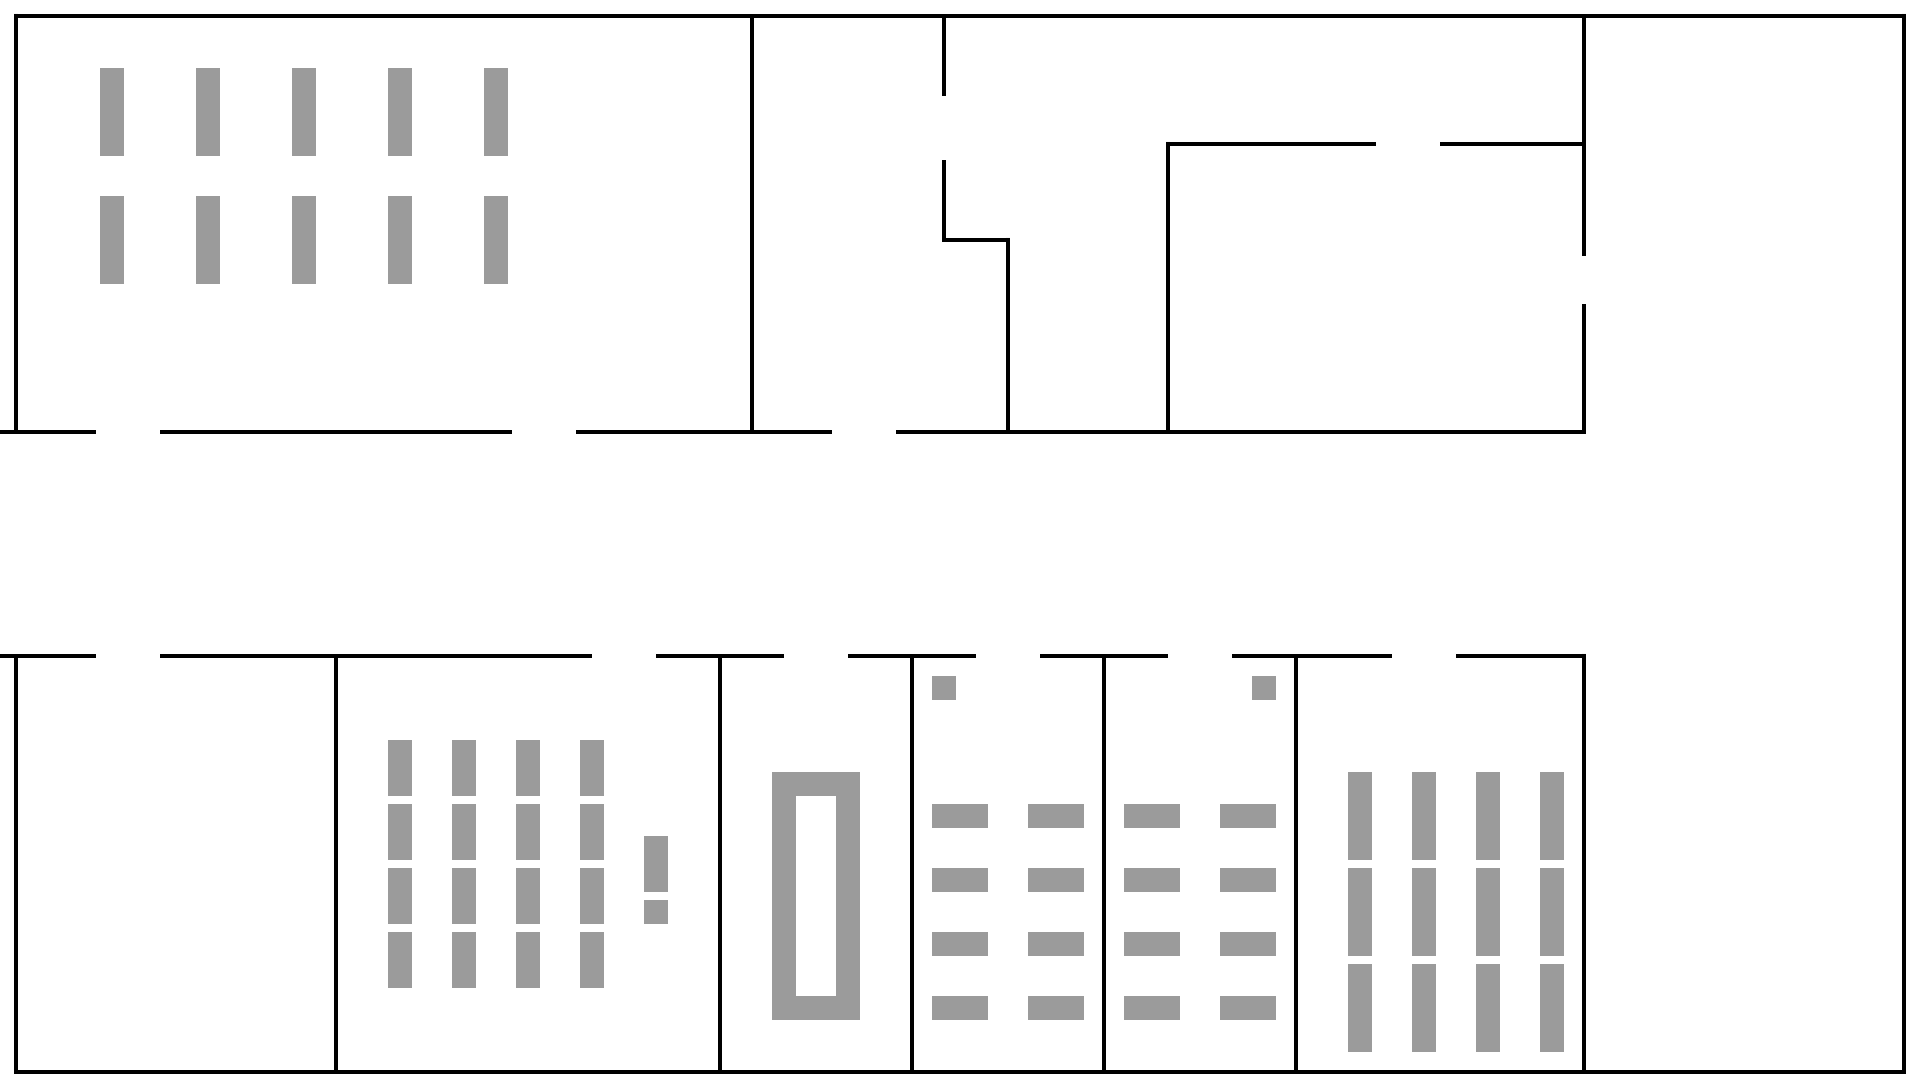

Tiled map render using the project's own tile images. Description and the map definition, with tile-layer contents summarised, below:
An orthogonal 60x34 tile map with 32x32 px tiles, 3 tile layers (floor, tables, walls) and 331 objects (35x dude, 20x door, 7x sign, 2x fire).

<map version="1.2" tiledversion="1.3.1" orientation="orthogonal" renderorder="right-down" compressionlevel="0" width="60" height="34" tilewidth="32" tileheight="32" infinite="0" nextlayerid="14" nextobjectid="448">
 <editorsettings>
  <export target="../maps/polysnack-experimental-real-2.json" format="json" />
 </editorsettings>
 <tileset firstgid="1" name="minimal-tileset" tilewidth="32" tileheight="32" tilecount="99" columns="9">
  <image source="../maps/minimal-tileset.png" width="288" height="352" />
 </tileset>
 <layer id="1" name="floor" width="60" height="34">
  <data>[2040 cells, 2040 non-empty, 1 distinct tile ids]</data>
 </layer>
 <layer id="12" name="tables" width="60" height="34">
  <data>[2040 cells, 153 non-empty, 11 distinct tile ids]</data>
 </layer>
 <layer id="2" name="walls" width="60" height="34">
  <data>[2040 cells, 389 non-empty, 12 distinct tile ids]</data>
 </layer>
 <objectgroup id="3" name="navmesh" visible="0">
  <object id="1" x="1816" y="440" width="80" height="208" />
  <object id="2" x="104" y="424" width="48" height="16" />
  <object id="4" x="520" y="424" width="48" height="16" />
  <object id="5" x="24" y="752" width="304" height="312" />
  <object id="6" x="344" y="992" width="368" height="72" />
  <object id="7" x="728" y="768" width="40" height="256" />
  <object id="8" x="992" y="752" width="32" height="176" />
  <object id="11" x="104" y="648" width="48" height="16" />
  <object id="12" x="600" y="648" width="48" height="16" />
  <object id="13" x="792" y="648" width="48" height="16" />
  <object id="14" x="984" y="648" width="48" height="16" />
  <object id="15" x="1176" y="648" width="48" height="16" />
  <object id="16" x="1400" y="648" width="48" height="16" />
  <object id="17" x="1592" y="648" width="304" height="416" />
  <object id="18" x="1592" y="24" width="304" height="238" />
  <object id="19" x="1576" y="262" width="16" height="35" />
  <object id="20" x="952" y="24" width="120" height="80" />
  <object id="21" x="1432" y="24" width="144" height="112" />
  <object id="22" x="1176" y="152" width="400" height="272" />
  <object id="23" x="1384" y="136" width="48" height="16" />
  <object id="24" x="760" y="24" width="176" height="400" />
  <object id="25" x="936" y="104" width="16" height="48" />
  <object id="26" x="952" y="104" width="120" height="128" />
  <object id="27" x="1016" y="232" width="144" height="192" />
  <object id="28" x="936" y="248" width="64" height="176" />
  <object id="29" x="840" y="424" width="48" height="16" />
  <object id="30" x="1816" y="262" width="80" height="41" />
  <object id="31" x="1816" y="303" width="80" height="137" />
  <object id="32" x="1592" y="297" width="112" height="143" />
  <object id="33" x="1704" y="303" width="112" height="137" />
  <object id="34" x="1704" y="440" width="112" height="208" />
  <object id="35" x="1592" y="440" width="112" height="208" />
  <object id="36" x="1704" y="262" width="112" height="41" />
  <object id="37" x="1592" y="262" width="112" height="35" />
  <object id="38" x="1448" y="440" width="144" height="208" />
  <object id="39" x="1400" y="440" width="48" height="208" />
  <object id="40" x="1224" y="440" width="176" height="208" />
  <object id="41" x="1176" y="440" width="48" height="208" />
  <object id="42" x="1032" y="440" width="144" height="208" />
  <object id="43" x="984" y="440" width="48" height="208" />
  <object id="44" x="888" y="440" width="96" height="208" />
  <object id="45" x="840" y="440" width="48" height="208" />
  <object id="46" x="792" y="440" width="48" height="208" />
  <object id="47" x="648" y="440" width="144" height="208" />
  <object id="48" x="600" y="440" width="48" height="208" />
  <object id="49" x="520" y="440" width="48" height="208" />
  <object id="50" x="144" y="440" width="376" height="208" />
  <object id="51" x="0" y="440" width="112" height="208" />
  <object id="52" x="1120" y="24" width="32" height="80" />
  <object id="53" x="1192" y="24" width="192" height="112" />
  <object id="54" x="1384" y="24" width="48" height="112" />
  <object id="55" x="344" y="664" width="120" height="72" />
  <object id="56" x="608" y="664" width="32" height="72" />
  <object id="57" x="640" y="664" width="72" height="72" />
  <object id="58" x="24" y="664" width="88" height="88" />
  <object id="59" x="112" y="664" width="32" height="88" />
  <object id="60" x="144" y="664" width="184" height="88" />
  <object id="61" x="728" y="664" width="72" height="104" />
  <object id="62" x="800" y="664" width="32" height="104" />
  <object id="63" x="832" y="664" width="72" height="104" />
  <object id="64" x="960" y="664" width="32" height="88" />
  <object id="65" x="992" y="664" width="32" height="88" />
  <object id="66" x="1024" y="664" width="72" height="88" />
  <object id="70" x="1304" y="664" width="104" height="104" />
  <object id="71" x="1408" y="664" width="32" height="104" />
  <object id="72" x="1440" y="664" width="136" height="104" />
  <object id="73" x="24" y="352" width="88" height="72" />
  <object id="74" x="112" y="352" width="32" height="72" />
  <object id="75" x="144" y="352" width="80" height="72" />
  <object id="76" x="528" y="352" width="32" height="72" />
  <object id="77" x="560" y="352" width="184" height="72" />
  <object id="78" x="112" y="440" width="32" height="208" />
  <object id="79" x="1072" y="24" width="48" height="80" />
  <object id="80" x="1072" y="104" width="48" height="128" />
  <object id="81" x="1120" y="136" width="40" height="96" />
  <object id="82" x="1152" y="24" width="40" height="80" />
  <object id="83" x="1120" y="104" width="72" height="32" />
  <object id="208" x="568" y="440" width="32" height="208" />
  <object id="234" x="464" y="664" width="144" height="72" />
  <object id="235" x="344" y="736" width="40" height="256" />
  <object id="236" x="416" y="736" width="32" height="256" />
  <object id="237" x="480" y="736" width="32" height="256" />
  <object id="238" x="544" y="736" width="32" height="256" />
  <object id="239" x="608" y="736" width="104" height="96" />
  <object id="240" x="672" y="832" width="40" height="96" />
  <object id="241" x="608" y="832" width="32" height="96" />
  <object id="242" x="608" y="928" width="104" height="64" />
  <object id="245" x="864" y="768" width="40" height="256" />
  <object id="246" x="768" y="1024" width="96" height="40" />
  <object id="250" x="728" y="1024" width="40" height="40" />
  <object id="251" x="864" y="1024" width="40" height="40" />
  <object id="256" x="920" y="752" width="72" height="48" />
  <object id="257" x="1024" y="752" width="72" height="48" />
  <object id="258" x="920" y="832" width="72" height="32" />
  <object id="259" x="1024" y="832" width="72" height="32" />
  <object id="260" x="1024" y="896" width="72" height="32" />
  <object id="261" x="920" y="896" width="72" height="32" />
  <object id="262" x="920" y="960" width="72" height="32" />
  <object id="263" x="920" y="1024" width="72" height="40" />
  <object id="264" x="1024" y="1024" width="72" height="40" />
  <object id="265" x="1024" y="960" width="72" height="32" />
  <object id="266" x="992" y="928" width="32" height="136" />
  </objectgroup>
 <objectgroup id="13" name="fires" visible="0">
  <!-- 176 objects omitted --></objectgroup>
 <objectgroup id="4" name="physical-walls">
  <!-- 174 objects omitted --></objectgroup>
 <objectgroup id="10" name="despawn-zones" visible="0">
  <!-- 142 objects omitted --></objectgroup>
 <objectgroup id="11" name="obstacles" visible="0">
  <!-- 141 objects omitted --></objectgroup>
 <objectgroup id="5" name="doors" visible="0">
  <!-- 103 objects omitted --></objectgroup>
 <objectgroup id="6" name="dudes">
  <!-- 83 objects omitted --></objectgroup>
 <objectgroup id="8" name="signs">
  <!-- 7 objects omitted --></objectgroup>
</map>
<!-- 229 of 331 objects omitted -->